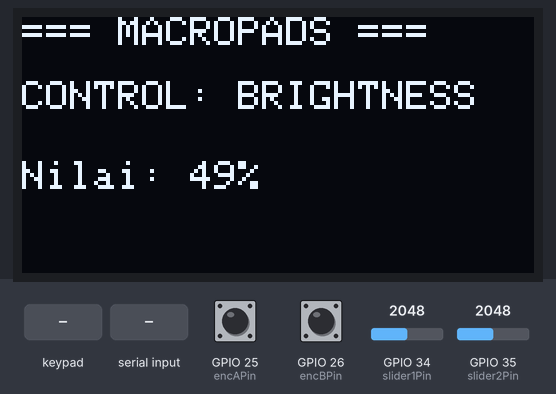
The sketch below on a simulated ESP32. On the bench: 128×64 one-colour display. Wiring (inferred from the names in the program): 3×3 keypad with keys 1 2 3 4 5 6 7 8 9 (labels assumed): rows GPIO 16, GPIO 17, GPIO 18; columns GPIO 19, GPIO 27, GPIO 14. Inputs (shaded band) come from the test bench; at power-on: GPIO 25 (encAPin) HIGH, GPIO 34 (slider1Pin) = 2048, GPIO 35 (slider2Pin) = 2048, GPIO 26 (encBPin) HIGH. What the sketch prints to the serial monitor is not drawn.

Above: at 1.2 s.
1.3 s: keypad keys 1 6 1 7 1 8 pressed 0.4 s apart
At 4.1 s:
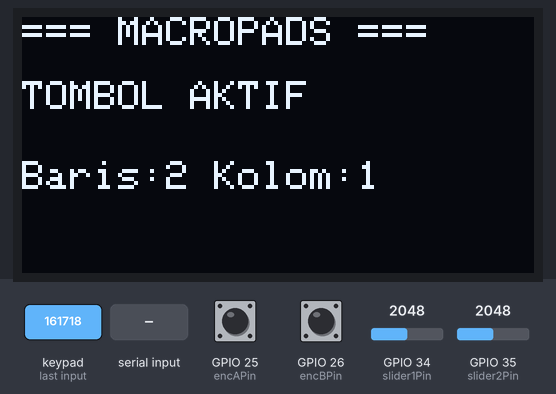
5.2 s: GPIO 25 (encAPin) pulled LOW for 0.15 s
At 5.5 s:
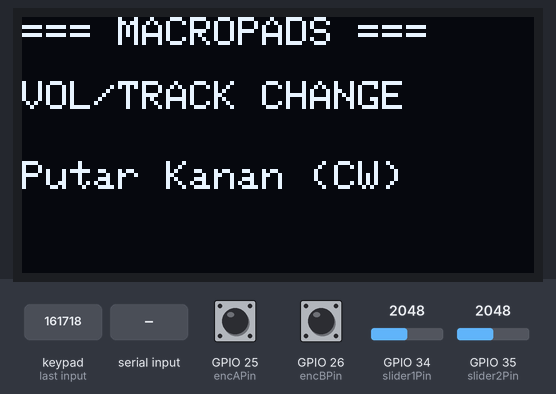
6.8 s: GPIO 34 (slider1Pin) set to 2166
8.3 s: GPIO 34 (slider1Pin) set to 2231
At 9.3 s:
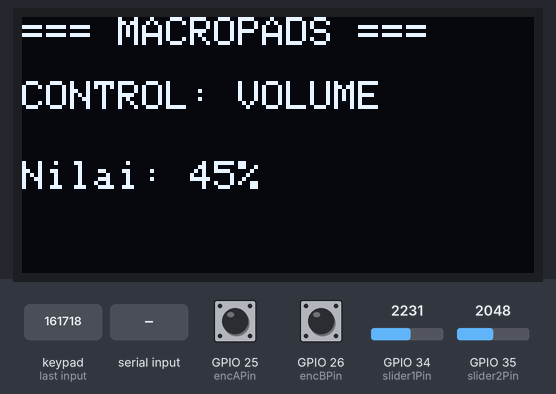
9.8 s: "MSC:\n" received over Serial
At 10.2 s:
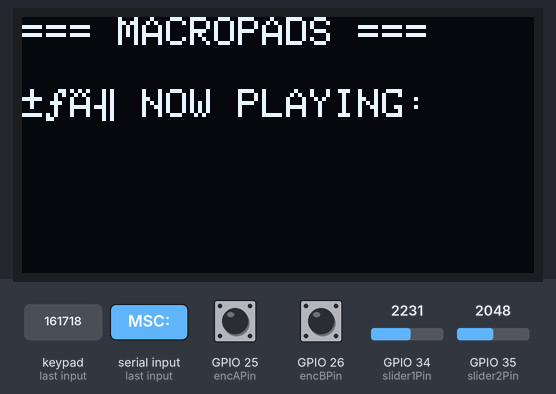
11.3 s: GPIO 35 (slider2Pin) set to 2149
12.8 s: GPIO 35 (slider2Pin) set to 2243
At 13.8 s:
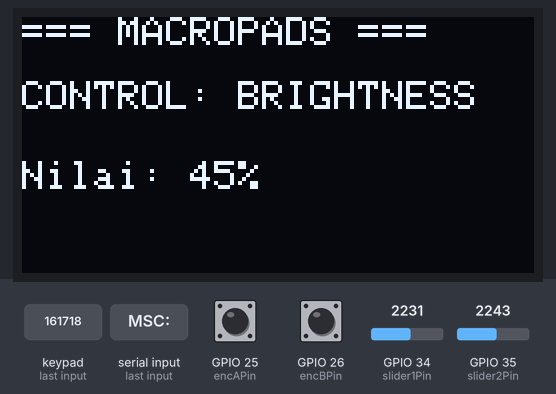
Timing chart, 0 to 15.3 s (numbered marks = the images above; inputs shaded):
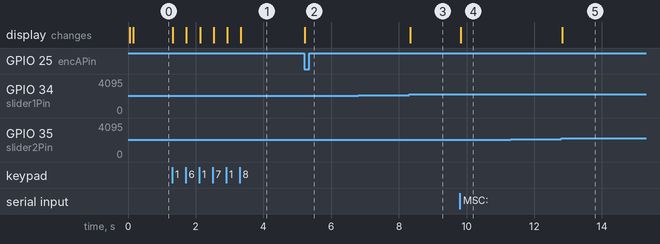

The sketch:

MACROPAD_V1.ino
```cpp
#include <Wire.h>
#include <Adafruit_GFX.h>
#include <Adafruit_SSD1306.h>

#define SCREEN_WIDTH 128
#define SCREEN_HEIGHT 64
#define OLED_RESET    -1
Adafruit_SSD1306 display(SCREEN_WIDTH, SCREEN_HEIGHT, &Wire, OLED_RESET);

// --- 1. Definisi Pin Komponen (Sesuai Jalur PCB Anda) ---
const int rowPins[3] = {16, 17, 18}; // Baris 0, 1, 2
const int colPins[3] = {19, 27, 14}; // Kolom 0, 1, 2

const int encAPin = 25; // Sinyal A Encoder (Rotasi)
const int encBPin = 26; // Sinyal B Encoder (Rotasi)

const int slider1Pin = 34; // RV1 (Volume)
const int slider2Pin = 35; // RV2 (Brightness)

// --- 2. Variabel Status & Debouncing ---
int lastButtonState[3][3] = {{HIGH,HIGH,HIGH}, {HIGH,HIGH,HIGH}, {HIGH,HIGH,HIGH}};
unsigned long lastMatrixDebounce[3][3] = {{0,0,0}, {0,0,0}, {0,0,0}};
const unsigned long matrixDebounceDelay = 40;

int lastStateA;
unsigned long lastEncDebounceTime = 0;
const unsigned long encDebounceDelay = 5;

int lastSlider1 = 0;
int lastSlider2 = 0;
unsigned long lastSliderTime = 0;

String currentSong = "Tidak Ada Musik";

// --- 3. Fungsi-Fungsi Tampilan Layar OLED ---
void tampilkanMenu(String baris1, String baris2) {
  display.clearDisplay();
  display.setTextColor(SSD1306_WHITE);

  // Header Statis
  display.setTextSize(1);
  display.setCursor(0, 0);
  display.println("=== MACROPADS ===");

  // Baris 1: Informasi Komponen/Aksi
  display.setTextSize(1);
  display.setCursor(0, 16);
  display.println(baris1);

  // Baris 2: Nilai / Status Detail
  display.setTextSize(1);
  display.setCursor(0, 36);
  display.println(baris2);

  display.display();
}

void kembalikanKeTampilanMusik() {
  display.clearDisplay();
  display.setTextColor(SSD1306_WHITE);

  display.setTextSize(1);
  display.setCursor(0, 0);
  display.println("=== MACROPADS ===");

  display.setCursor(0, 18);
  display.println("🎵 NOW PLAYING:");

  // Menampilkan judul musik (Otomatis turun baris jika terlalu panjang)
  display.setCursor(0, 32);
  display.println(currentSong);

  display.display();
}

// --- 4. Setup Awal ---
void setup() {
  Serial.begin(115200);
  Serial.setTimeout(10); // Respons baca data serial dipercepat agar matriks tidak lag

  // Inisialisasi Layar OLED (Alamat I2C: 0x3C)
  if(!display.begin(SSD1306_SWITCHCAPVCC, 0x3C)) {
    Serial.println(F("OLED SSD1306 tidak terdeteksi!"));
  }

  // --- BAGIAN REVISI ROTASI LAYAR 180 DERAJAT ---
  // Angka 2 berarti memutar orientasi layar sebesar 180 derajat (Upside Down)
  display.setRotation(2);

  display.clearDisplay();
  tampilkanMenu("SISTEM READY", "Menunggu Python...");

  // Konfigurasi Pin Matriks Tombol
  for(int i = 0; i < 3; i++) {
    pinMode(rowPins[i], OUTPUT);
    digitalWrite(rowPins[i], HIGH);
    pinMode(colPins[i], INPUT_PULLUP);
  }

  // Konfigurasi Pin Rotary Encoder
  pinMode(encAPin, INPUT_PULLUP);
  pinMode(encBPin, INPUT_PULLUP);
  lastStateA = digitalRead(encAPin);
}

// --- 5. Loop Utama ---
void loop() {

  // =========================================================
  // FASE 1: MENERIMA DATA JUDUL MUSIK DARI PYTHON (DUPIEKS)
  // =========================================================
  if (Serial.available() > 0) {
    String dataMasuk = Serial.readStringUntil('\n');
    dataMasuk.trim();

    // Perbaikan: Menggunakan camelCase 'startsWith' resmi Arduino C++
    if (dataMasuk.startsWith("MSC:")) {
      currentSong = dataMasuk.substring(4);
      kembalikanKeTampilanMusik();
    }
  }

  // =========================================================
  // FASE 2: MEMBACA PUTARAN ROTARY ENCODER
  // =========================================================
  int currentStateA = digitalRead(encAPin);
  if (currentStateA != lastStateA) {
    if ((millis() - lastEncDebounceTime) > encDebounceDelay) {
      if (currentStateA == LOW) {
        if (digitalRead(encBPin) == HIGH) {
          Serial.println("ENC:CW");
          tampilkanMenu("VOL/TRACK CHANGE", "Putar Kanan (CW)");
        } else {
          Serial.println("ENC:CCW");
          tampilkanMenu("VOL/TRACK CHANGE", "Putar Kiri (CCW)");
        }
      }
      lastEncDebounceTime = millis();
    }
  }
  lastStateA = currentStateA;

  // =========================================================
  // FASE 3: MEMBACA MATRIKS TOMBOL & KLIK ENCODER
  // =========================================================
  for(int r = 0; r < 3; r++) {
    digitalWrite(rowPins[r], LOW);

    for(int c = 0; c < 3; c++) {
      int currentState = digitalRead(colPins[c]);

      if (currentState != lastButtonState[r][c]) {
        if ((millis() - lastMatrixDebounce[r][c]) > matrixDebounceDelay) {
          if (currentState == LOW) {
            // HACK JALUR PCB: Klik Encoder terdeteksi di Baris 1, Kolom 2
            if (r == 1 && c == 2) {
              Serial.println("BTN:ENC");
              tampilkanMenu("MEDIA ACTION", "KLIK ENCODER");
            } else {
              Serial.print("BTN:"); Serial.print(r); Serial.print(","); Serial.println(c);
              tampilkanMenu("TOMBOL AKTIF", "Baris:" + String(r) + " Kolom:" + String(c));
            }
          }
          lastButtonState[r][c] = currentState;
          lastMatrixDebounce[r][c] = millis();
        }
      }
    }
    digitalWrite(rowPins[r], HIGH);
  }

  // =========================================================
  // FASE 4: MEMBACA DUAL MONO SLIDER (INVERTED FIX)
  // =========================================================
  if (millis() - lastSliderTime > 100) {
    // Membalik nilai analog secara software (4095 - Nilai Asli)
    int s1 = 4095 - analogRead(slider1Pin);
    int s2 = 4095 - analogRead(slider2Pin);

    // Kirim data hanya jika ada pergeseran signifikan (>150) untuk mencegah lag
    if (abs(s1 - lastSlider1) > 150) {
      Serial.print("SLD:1,"); Serial.println(s1);
      tampilkanMenu("CONTROL: VOLUME", "Nilai: " + String(int((s1/4095.0)*100)) + "%");
      lastSlider1 = s1;
    }
    if (abs(s2 - lastSlider2) > 150) {
      Serial.print("SLD:2,"); Serial.println(s2);
      tampilkanMenu("CONTROL: BRIGHTNESS", "Nilai: " + String(int((s2/4095.0)*100)) + "%");
      lastSlider2 = s2;
    }
    lastSliderTime = millis();
  }
}
```

Measured:
- the behaviour switches between 2198 and 2199 on GPIO 34 (slider1Pin) (found by bisection; images 2 and 3)
- the behaviour switches between 2198 and 2199 on GPIO 35 (slider2Pin) (found by bisection; images 4 and 5)
- after the input at 1.3 s, the display: first changes at once (image 1 shows a later state)
- after the input at 5.2 s, the display: changes at once (image 2)
- after the input at 6.8 s, every drawn part: stays the same
- after the input at 8.3 s, the display: changes at once (image 3)
- after the input at 9.8 s, the display: changes at once (image 4)
- after the input at 11.3 s, every drawn part: stays the same
- after the input at 12.8 s, the display: changes at once (image 5)
